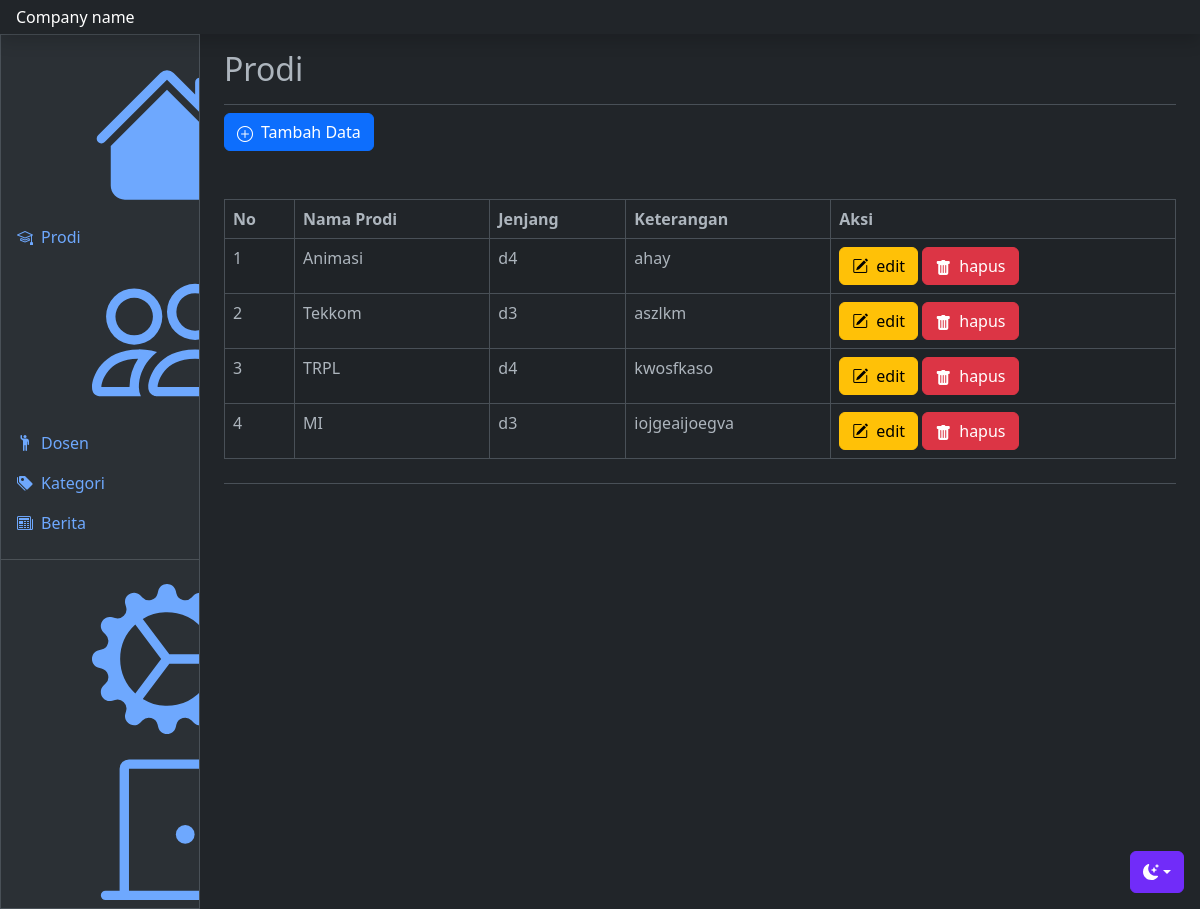
Page /admin/index.php?p=prodi (signed in) on the committed database.
### tables this page shows
CREATE TABLE `prodi` (
  `id` int(11) NOT NULL,
  `nama_prodi` varchar(50) NOT NULL,
  `jenjang_studi` char(2) NOT NULL,
  `keterangan` varchar(100) NOT NULL
);

### admin/prodi.php (the view, shortened to what this page needs)
<?php
    include '../koneksi.php';
    $aksi = isset($_GET['aksi']) ? $_GET['aksi'] : 'list';
    switch($aksi){
        case 'list':
?>
            <h1 class="h2 border-bottom pb-3">Prodi</h1>
            <a href="index.php?p=prodi&aksi=input" class="btn btn-primary mb-5"><i class="bi bi-plus-circle me-2"></i>Tambah Data</a>
            <table id="example" class="table table-bordered table-striped">
                <thead>
                    <tr>
                        <th>No</th>
                        <th>Nama Prodi</th>
                        <th>Jenjang</th>
                        <th>Keterangan</th>
                        <th>Aksi</th>
                    </tr>
                </thead>
                <tbody>
                    <?php
                    $getData = mysqli_query($db,"SELECT * FROM prodi");
                    $no = 1;
                    while($prodi = mysqli_fetch_array($getData)){
                        ?>
                    <tr>
                        <td><?= $no ?></td>
                        <td><?= $prodi['nama_prodi'] ?></td>
                        <td><?= $prodi['jenjang_studi'] ?></td>
                        <td><?= $prodi['keterangan'] ?></td>
                        <td>
                            <a href="index.php?p=prodi&aksi=edit&id=<?= $prodi['id'] ?>" class="btn btn-warning"><bi class="bi-pencil-square me-2"></bi>edit</a>
                            <a href="proses_prodi.php?proses=delete&id=<?= $prodi['id'] ?>" class="btn btn-danger"  onclick="return confirm('yakin ingin menghapus data?')"><i class="bi bi-trash-fill me-2"></i>hapus</a>
                        </td>
                    </tr>
                    <?php
                    $no++;
                }
                ?>
                </tbody>
            </table>
    <?php
            break;
    ?>
    <?php
    }
?>

### admin/index.php (style rules this page uses)
.bi { vertical-align: -.125em; fill: currentColor; }

### rows in the picture
prodi: nama_prodi "Animasi", jenjang_studi "d4", keterangan "ahay"
prodi: nama_prodi "Tekkom", jenjang_studi "d3", keterangan "aszlkm"
prodi: nama_prodi "TRPL", jenjang_studi "d4", keterangan "kwosfkaso"
prodi: nama_prodi "MI", jenjang_studi "d3", keterangan "iojgeaijoegva"
